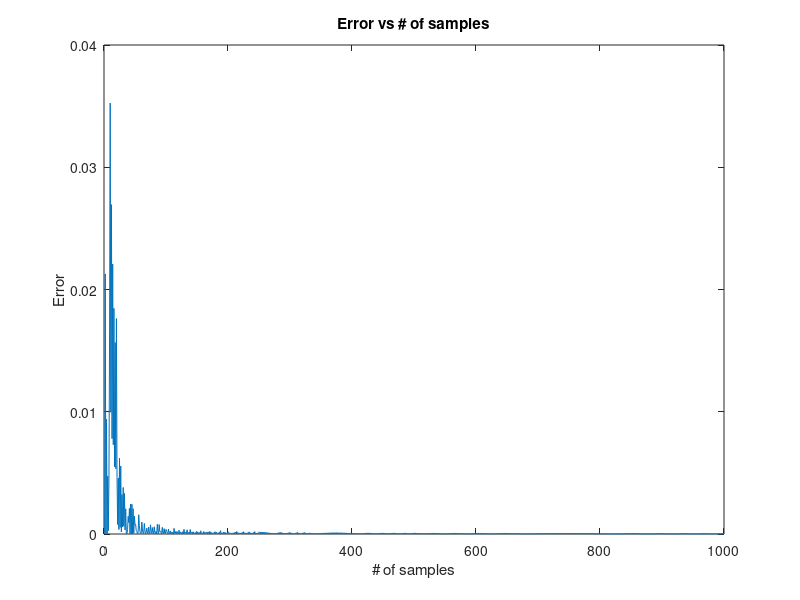

Here is the MATLAB script that generated this plot:
%Given a fixed delta size, this porgram finds the error associated with
%different sample rates
clear all
del=0.2; %delta size of 0.2
A=1; % input signal has amplitude of 1
t=0:2*pi/1000:2*pi; % input signal has 1000 samples 
x=A*sin(t);
% max_length=length(x)*k; 
modula_sig=0; %modulated signal
points =[];
err =[];
p=0;


for p= 1:1000 %modulate the signal at different sampling frequency
    
k=floor((length(x)-1)/p);%factor that samples input signal at different sampling rates

        for i=1:p
            if modula_sig(i)<=x(k*i)
                modula_sig(i+1)=modula_sig(i)+del;
            else
                modula_sig(i+1)=modula_sig(i)-del;
            end
        end
     err(1,i) = ((x(k*i)-modula_sig(i)).^2)/p; %compare modulated signal to original
     points(i,1)= p;
end
plot(points,err)
xlabel('# of samples');
ylabel('Error');
title('Error vs # of samples')


    
